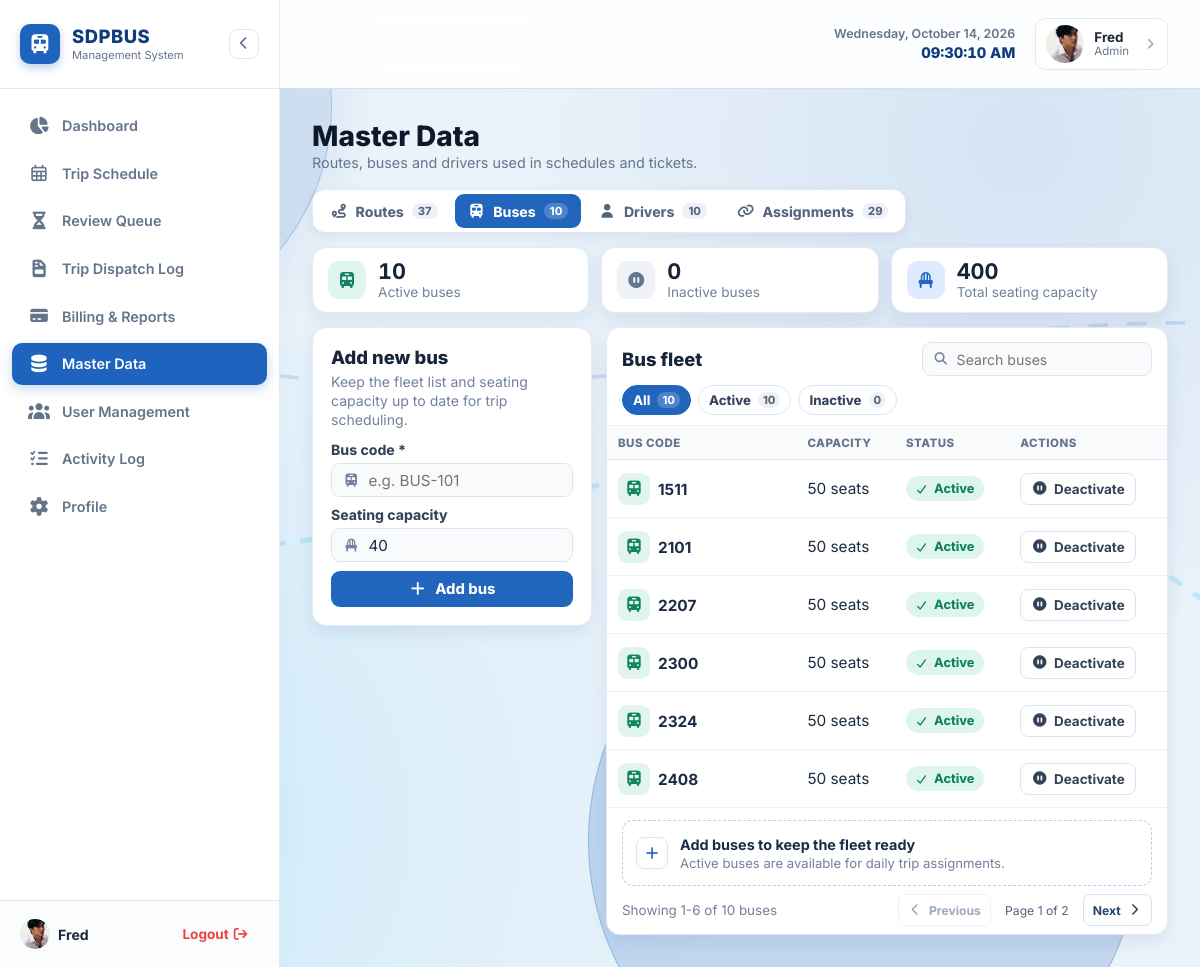
Page /ojt-sdpbus/frontend/admin/master_data.php?tab=buses (signed in) on the committed database.
### tables this page shows
CREATE TABLE buses (
    id INTEGER PRIMARY KEY AUTOINCREMENT,
    bus_code VARCHAR(20) NOT NULL UNIQUE,
    capacity INTEGER NOT NULL DEFAULT 40,
    status VARCHAR(20) NOT NULL DEFAULT 'ACTIVE',
    created_at DATETIME DEFAULT CURRENT_TIMESTAMP
);

### ojt-sdpbus/frontend/admin/master_data.php (the view, shortened to what the rows shown need)
<?php
require_once __DIR__ . '/../../includes/functions.php';
$db = Database::getConnection();
$activeTab = strtolower(sanitize($_GET['tab'] ?? 'routes'));
$routes = $db->query("SELECT * FROM routes ORDER BY route_name ASC")->fetchAll();
$buses = $db->query("SELECT * FROM buses ORDER BY bus_code ASC")->fetchAll();
$drivers = $db->query("SELECT * FROM drivers ORDER BY driver_name ASC")->fetchAll();
$assignments = $db->query("SELECT da.id, da.driver_id, da.bus_id, da.route_id, da.status,
                                  d.driver_name, b.bus_code, r.route_name
                           FROM driver_assignments da
                           JOIN drivers d ON d.id = da.driver_id
                           JOIN buses b ON b.id = da.bus_id
                           JOIN routes r ON r.id = da.route_id
                           ORDER BY d.driver_name, b.bus_code, r.route_name")->fetchAll();
$masterTabs = [
    'routes' => ['label' => 'Routes', 'icon' => 'fa-route', 'items' => $routes, 'count' => count($routes)],
    'buses' => ['label' => 'Buses', 'icon' => 'fa-bus', 'items' => $buses, 'count' => count($buses)],
    'drivers' => ['label' => 'Drivers', 'icon' => 'fa-user', 'items' => $drivers, 'count' => count($drivers)],
    'assignments' => ['label' => 'Assignments', 'icon' => 'fa-link', 'items' => $assignments, 'count' => count($assignments)]
];
include __DIR__ . '/../../includes/header.php';
?>
<main class="main-content master-data-page">
    <div class="master-data-content">
        <header class="master-page-header">
            <h1>Master Data</h1>
        </header>
        <div class="master-data-layout" data-items-label="<?= strtolower($masterTabs[$activeTab]['label']) ?>">
            <section class="master-panel master-create-panel" aria-labelledby="master-create-title">
                <?php if ($activeTab === 'routes'): ?>
                    <header class="master-panel-heading">
                        <h1 id="master-create-title">Add new route</h1>
                        <p>Rate and toll are applied automatically to every new ticket on this route.</p>
                    </header>
                    <form action="/xampp/yoko-na/ojt-sdpbus/backend/master_data/manage_routes.php" method="POST" class="master-form" autocomplete="off">
                        <input type="hidden" name="action" value="create">
                        <div class="master-field">
                            <label for="route-name">Route name *</label>
                            <div class="master-input-with-icon"><i class="fas fa-route" aria-hidden="true"></i><input type="text" id="route-name" name="route_name" required maxlength="100" autocomplete="off" placeholder="e.g. Route A - Main Line"></div>
                        </div>
                        <div class="master-money-fields">
                            <div class="master-field">
                                <label for="route-rate">Rate (₱)</label>
                                <input type="number" id="route-rate" name="rate" min="0" step="0.01" value="0.00" required>
                            </div>
                            <div class="master-field">
                                <label for="route-toll">Toll (₱)</label>
                                <input type="number" id="route-toll" name="toll" min="0" step="0.01" value="0.00" required>
                            </div>
                        </div>
                        <div class="route-fee-preview" aria-live="polite">
                            <div><span>Rate</span><strong id="preview-rate">₱0.00</strong></div>
                            <div><span>Toll</span><strong id="preview-toll">₱0.00</strong></div>
                            <div class="route-preview-total"><span>Total fee per trip</span><strong id="preview-total">₱0.00</strong></div>
                        </div>
                        <button type="submit" class="master-submit"><i class="fas fa-plus" aria-hidden="true"></i> Add route</button>
                    </form>
                <?php elseif ($activeTab === 'buses'): ?>
                    <header class="master-panel-heading">
                        <h1 id="master-create-title">Add new bus</h1>
                    </header>
                <?php endif; ?>
            </section>
            <section class="master-panel master-list-panel" aria-labelledby="master-list-title">
                <div class="master-list-heading">
                    <h2 id="master-list-title"><?= $activeTab === 'routes' ? 'Existing routes' : ($activeTab === 'buses' ? 'Bus fleet' : ($activeTab === 'drivers' ? 'Driver roster' : 'Driver assignments')) ?></h2>
                </div>
                <div class="master-table-wrap">
                    <table class="master-table">
                        <thead>
                            <?php if ($activeTab === 'routes'): ?>
                                <tr><th scope="col">Route name</th><th scope="col">Rate</th><th scope="col">Toll</th><th scope="col">Total fee</th><th scope="col">Status</th><th scope="col">Actions</th></tr>
                            <?php elseif ($activeTab === 'buses'): ?>
                                <tr><th scope="col">Bus code</th><th scope="col">Capacity</th><th scope="col">Status</th><th scope="col">Actions</th></tr>
                            <?php elseif ($activeTab === 'drivers'): ?>
                                <tr><th scope="col">Driver name</th><th scope="col">Status</th><th scope="col">Actions</th></tr>
                            <?php else: ?>
                                <tr><th scope="col">Driver</th><th scope="col">Bus</th><th scope="col">Route</th><th scope="col">Status</th><th scope="col">Actions</th></tr>
                            <?php endif; ?>
                        </thead>
                        <tbody id="master-rows">
                            <?php if ($activeTab === 'routes'): ?>
                                <?php foreach ($routes as $route): ?>
                                    <tr class="master-row" data-status="<?= htmlspecialchars($route['status']) ?>" data-search="<?= htmlspecialchars(strtolower($route['route_name'])) ?>">
                                        <td data-label="Route name"><span class="master-item-icon icon-route"><i class="fas fa-route" aria-hidden="true"></i></span><strong><?= htmlspecialchars($route['route_name']) ?></strong></td>
                                        <td data-label="Rate">₱<?= number_format((float)$route['rate'], 2) ?></td>
                                        <td data-label="Toll">₱<?= number_format((float)$route['toll'], 2) ?></td>
                                        <td data-label="Total fee"><strong>₱<?= number_format((float)$route['rate'] + (float)$route['toll'], 2) ?></strong></td>
                                        <td data-label="Status"><span class="master-status <?= $route['status'] === 'ACTIVE' ? 'status-active' : 'status-inactive' ?>"><i class="fas <?= $route['status'] === 'ACTIVE' ? 'fa-check' : 'fa-pause' ?>" aria-hidden="true"></i><?= htmlspecialchars(ucfirst(strtolower($route['status']))) ?></span></td>
                                        <td data-label="Actions"><form action="/xampp/yoko-na/ojt-sdpbus/backend/master_data/manage_routes.php" method="POST"><input type="hidden" name="action" value="toggle_status"><input type="hidden" name="route_id" value="<?= (int)$route['id'] ?>"><input type="hidden" name="status" value="<?= $route['status'] === 'ACTIVE' ? 'INACTIVE' : 'ACTIVE' ?>"><button type="submit" class="master-toggle"><i class="fas <?= $route['status'] === 'ACTIVE' ? 'fa-pause-circle' : 'fa-play-circle' ?>" aria-hidden="true"></i><?= $route['status'] === 'ACTIVE' ? 'Deactivate' : 'Activate' ?></button></form></td>
                                    </tr>
                                <?php endforeach; ?>
                            <?php elseif ($activeTab === 'buses'): ?>
                                <?php foreach ($buses as $bus): ?>
                                    <tr class="master-row" data-status="<?= htmlspecialchars($bus['status']) ?>" data-search="<?= htmlspecialchars(strtolower($bus['bus_code'])) ?>">
                                        <td data-label="Bus code"><span class="master-item-icon icon-bus"><i class="fas fa-bus" aria-hidden="true"></i></span><strong><?= htmlspecialchars($bus['bus_code']) ?></strong></td>
                                        <td data-label="Capacity"><?= (int)$bus['capacity'] ?> seats</td>
                                        <td data-label="Status"><span class="master-status <?= $bus['status'] === 'ACTIVE' ? 'status-active' : 'status-inactive' ?>"><i class="fas <?= $bus['status'] === 'ACTIVE' ? 'fa-check' : 'fa-pause' ?>" aria-hidden="true"></i><?= htmlspecialchars(ucfirst(strtolower($bus['status']))) ?></span></td>
                                        <td data-label="Actions"><form action="/xampp/yoko-na/ojt-sdpbus/backend/master_data/manage_buses.php" method="POST"><button type="submit" class="master-toggle"><i class="fas <?= $bus['status'] === 'ACTIVE' ? 'fa-pause-circle' : 'fa-play-circle' ?>" aria-hidden="true"></i><?= $bus['status'] === 'ACTIVE' ? 'Deactivate' : 'Activate' ?></button></form></td>
                                    </tr>
                                <?php endforeach; ?>
                            <?php endif; ?>
                        </tbody>
                    </table>
                </div>
            </section>
        </div>
    </div>
</main>
<?php include __DIR__ . '/../../includes/footer.php'; ?>

### rows in the picture
buses: bus_code "1511", capacity "50", status "Active", shows "Deactivate"
buses: bus_code "2101", capacity "50", status "Active", shows "Deactivate"
buses: bus_code "2207", capacity "50", status "Active", shows "Deactivate"
buses: bus_code "2300", capacity "50", status "Active", shows "Deactivate"
buses: bus_code "2324", capacity "50", status "Active", shows "Deactivate"
buses: bus_code "2408", capacity "50", status "Active", shows "Deactivate"

### other values in the picture
$username "Fred"
$role "Admin"
$tab['label'] "Routes"
$tab['count'] "37"
$tab['label'] "Buses"
$tab['count'] "10"
$tab['label'] "Drivers"
$tab['label'] "Assignments"
$tab['count'] "29"
$activeCount "10"
$masterTabs[$activeTab]['label'] "buses"
$inactiveCount "0"
$thirdMetric['value'] "400"
$thirdMetric['label'] "Total seating capacity"
count($currentItems) "10"
